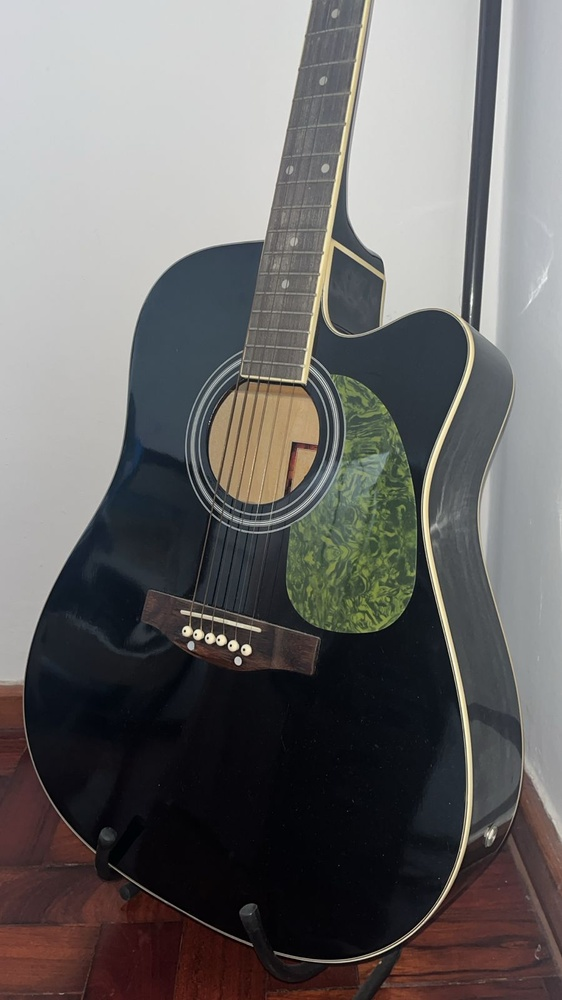
#> input picture my_guitar.jpeg, 562 x 1000 px, shrunk from 900 x 1600 before the run
$ jupyter execute Grayscale_and_Binary_Transforms.ipynb
#> lines starting #> are read from the running program, lines starting #| are printed output that depends on the picture; after the words box and inside, x2 and y2 are one past the last pixel; in counts of white or black regions, pixels touching at a corner belong together
# Here we have a simple activity with two main goals:

1.   Perform a image conversion from RGB to grayscale; and
2.   Perform a image binarization.

The activity requested the usage of Python and "No library" was allowed... Well, we could try to open the file using something like:

[cell 1]
filename = 'my_guitar.jpeg' # you can change this file to another RBG image as you wish

[cell 2]
with open (filename, 'rb') as stuff:
  data = stuff.read()

print(data)

But this kind of data doesn't help us at all, 'cause we can only read ('rb') and write ('wb') the file, but cannot manipulate its pixels.

So, for this activity, "no libraries allowed" will be interpreted as follows:

*   No libraries that perform the transformations directly are allowed (cv2, pillow...), but we can use libraries that manipulate matrices like Numpy and use another library to actually "open" the image itself.

The results will be compared side by side (matrices manipulation and instant convertion with cv2).

---

## Set up

[cell 3]
import numpy as np
import matplotlib.pyplot as plt

import cv2

---

## Image loading and its data

[cell 4]
image = cv2.imread(filename)
#> image is the input picture: shape (1000, 562, 3); mean B, G, R 105.5, 106.2, 108
type(image)

[cell 5]
plt.imshow(image)
plt.show()

We have to remember that cv2 works with BGR instead of RGB, thats why the image looks weird (blue floor).

Anyway, now we have a matrix to work with:

[cell 6]
image

[cell 7]
image.shape
#> Out = (1000, 562, 3)

---

## Converting to grayscale

Consulting the function to perform this conversion at [OpenCV](https://docs.opencv.org/4.x/dc/d38/group__gapi__colorconvert.html#ga3e8fd8197ab16811caf9b31cb1e08a05), we can see that the gray color value is obtained throught the following function:

$$ dst(I) = 0.114*src(I).B + 0.587*src(I).G + 0.299*src(I).R$$

So, lets do it:

[cell 8]
B = image[:,:,0]
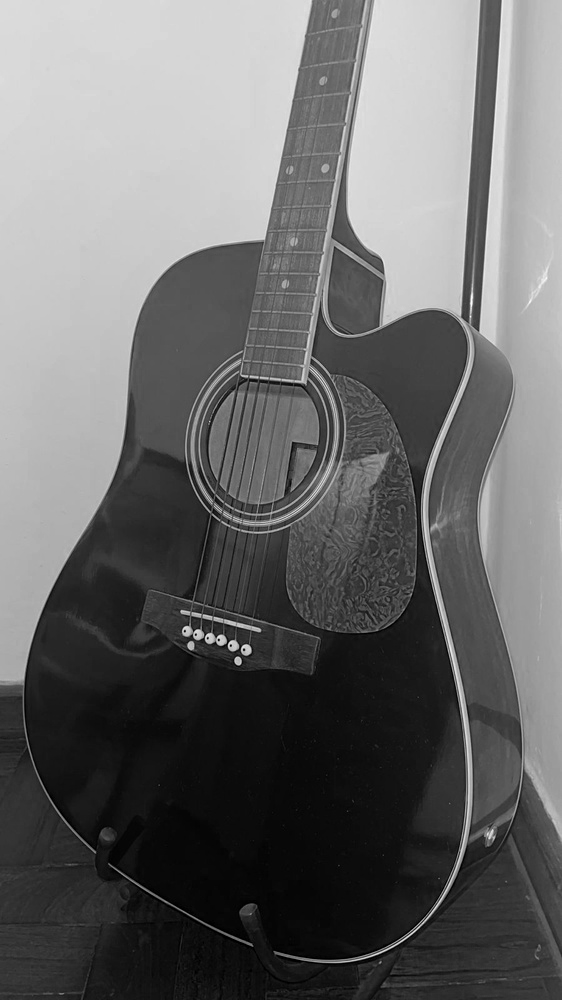
#> B: shape (1000, 562); min 0, max 253, mean 105.5
G = image[:,:,1]
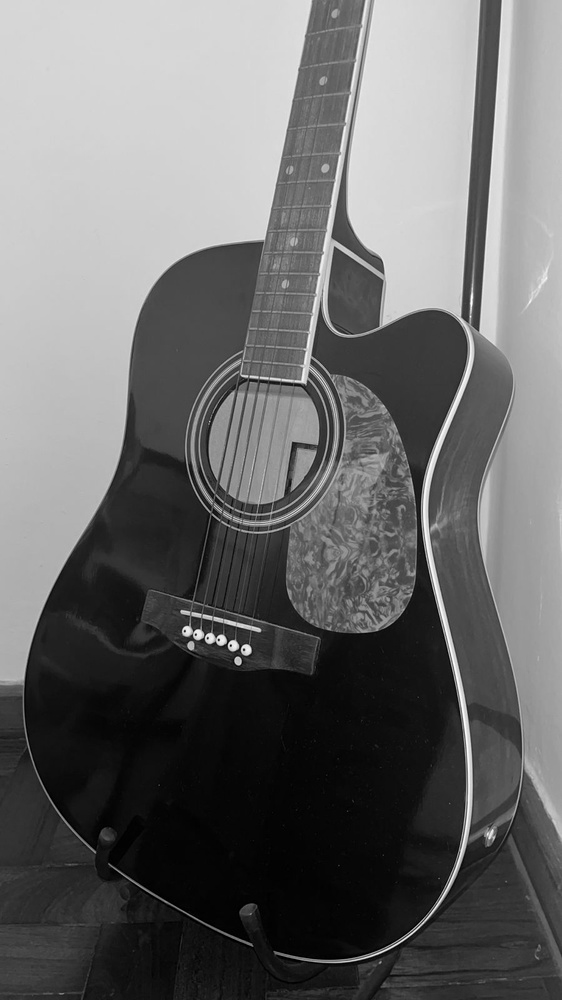
#> G: shape (1000, 562); min 0, max 255, mean 106.2
R = image[:,:,2]
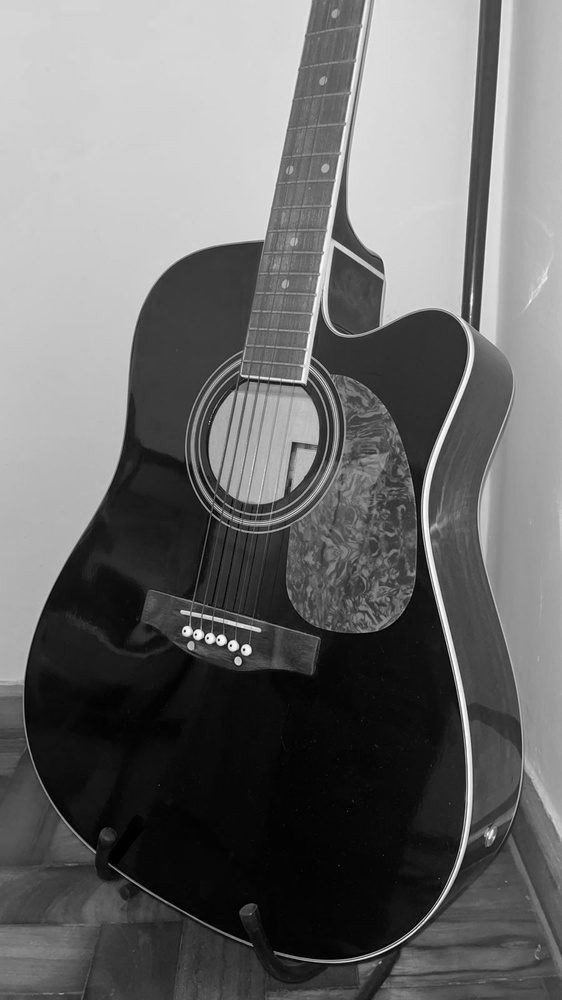
#> R: shape (1000, 562); min 0, max 255, mean 108

B = 0.114 * B
G = 0.587 * G
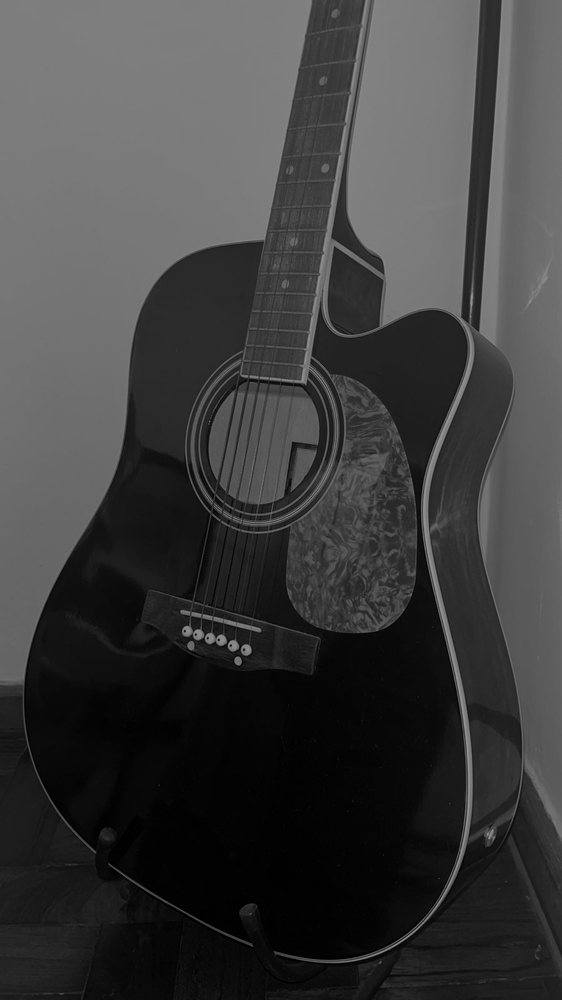
#> G: shape (1000, 562) float64; min 0, max 149.7, mean 62.3
R = 0.299 * R

image_gray = B + G + R

[cell 9]
gray_cv2 = cv2.cvtColor(image, cv2.COLOR_BGR2GRAY) #cv2 usage for comparision purposes

[cell 10]
fig, (ax1, ax2) = plt.subplots(1,2)


ax1.imshow(image_gray, cmap='gray')
ax1.set_title("Done manually")

ax2.imshow(gray_cv2, cmap='gray')
ax2.set_title("Done with cv2")

It looks similar, and now we have a single channel image:

[cell 11]
image_gray.shape
#> Out = (1000, 562)

---

## Binarization

Here we will perform the simplest threshold because there is no specification of which one should be used in the activity.

Since our image has 8 bits, we will stablish the threshold at the middle: 127.

So each value will be like this [[1]](https://docs.opencv.org/4.x/d7/d1b/group__imgproc__misc.html#ggaa9e58d2860d4afa658ef70a9b1115576a147222a96556ebc1d948b372bcd7ac59):

\begin{align}
  \text{dst}(x, y) =
  \begin{cases}
  \text{maxval} & \text{if } \text{src}(x, y) > \text{thresh} \\
  0 & \text{otherwise}
  \end{cases}
\end{align}

[cell 12]
binary_image = image_gray

binary_image[binary_image >= 127] = 255
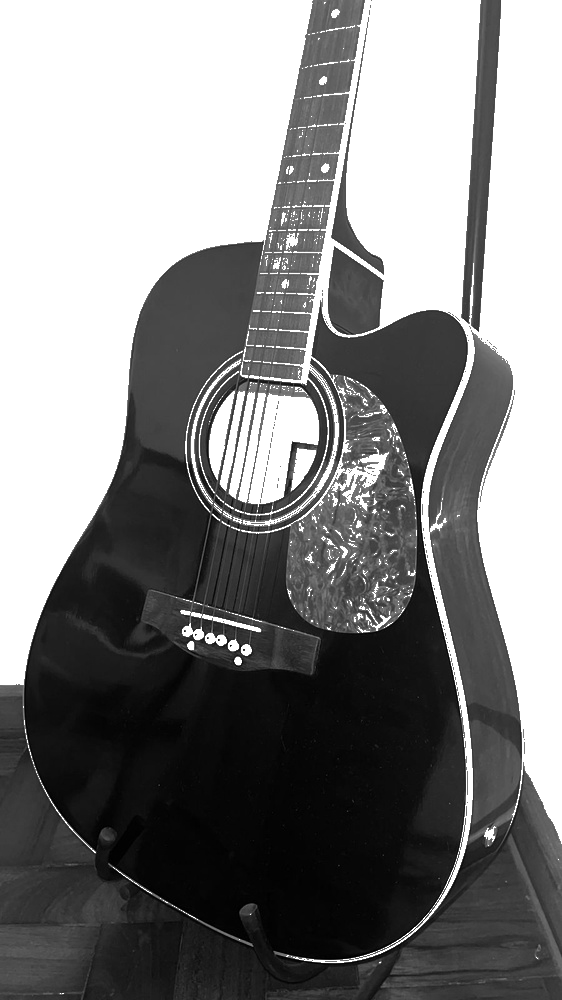
#> binary_image: shape (1000, 562) float64; min 0, max 255, mean 131.9
binary_image[binary_image < 127] = 0
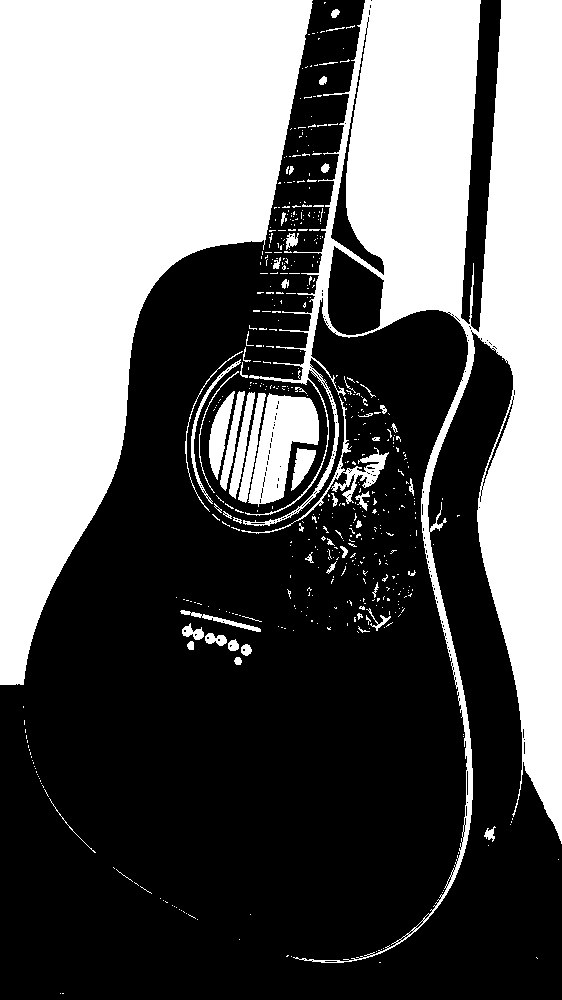
#> binary_image: shape (1000, 562) float64; 40.5% white; 540 white regions (478 under 20 px), largest, box (x1, y1, x2, y2) and area: (0, 0, 313, 685) 115406, (243, 0, 562, 963) 96554, (248, 393, 319, 507) 4414

[cell 13]
(thresh, binary_cv2) = cv2.threshold(gray_cv2, 127, 255, cv2.THRESH_BINARY) #cv2 usage for comparision purposes
#> binary_cv2: shape (1000, 562); 40.4% white; 538 white regions (478 under 20 px), largest, box (x1, y1, x2, y2) and area: (0, 0, 313, 685) 115399, (243, 0, 562, 963) 96478, (248, 393, 319, 507) 4408

[cell 14]
fig, (ax1, ax2) = plt.subplots(1,2)


ax1.imshow(binary_image, cmap='gray')
ax1.set_title("Done manually")

ax2.imshow(binary_cv2, cmap='gray')
ax2.set_title("Done with cv2")

$ run again, with Captura de tela de 2025-01-28 17-03-35.png saved as my_guitar.jpeg
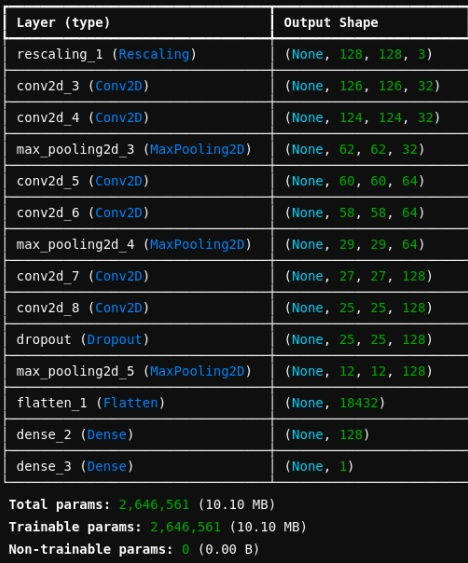
#> input picture Captura de tela de 2025-01-28 17-03-35.png, 468 x 563 px
#> image is the input picture: shape (563, 468, 3); mean B, G, R 32.7, 33, 29.4
#> `binary_image[binary_image >= 127] = 255`:
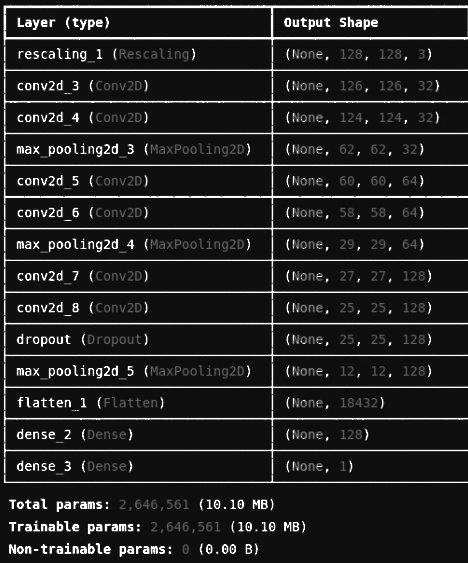
#> binary_image: shape (563, 468) float64; min 6.93, max 255, mean 36.3
#> `binary_image[binary_image < 127] = 0`:
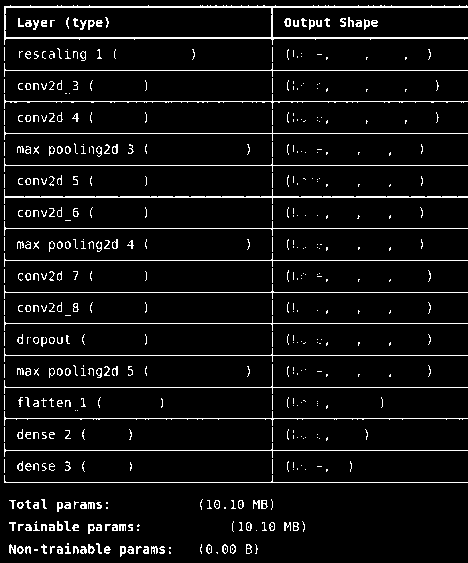
#> binary_image: shape (563, 468) float64; 6.1% white in thin lines or dots
#> binary_cv2: shape (563, 468); 6.1% white in thin lines or dots
